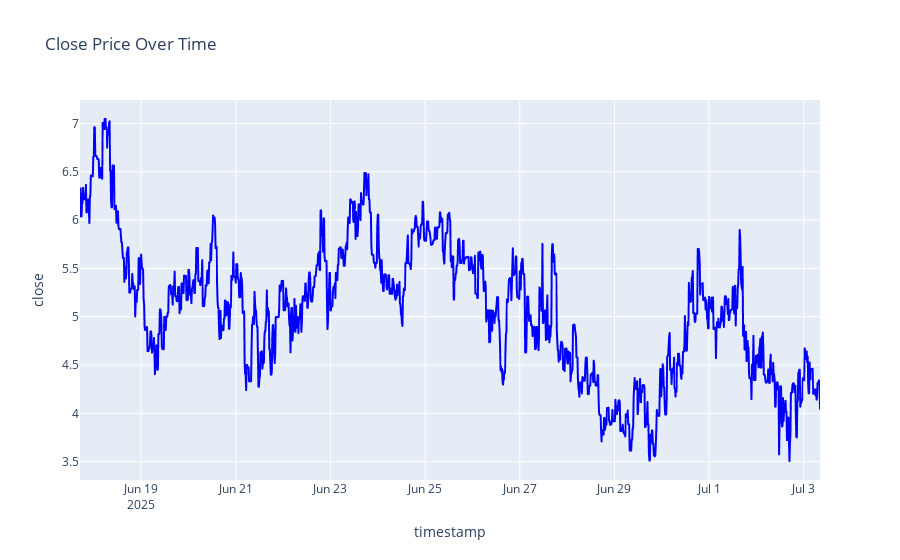

Here is the notebook cell this chart was saved with:
### Code cell
import plotly.express as px

fig = px.line(a, x=a.index, y="close", title="Close Price Over Time")
fig.update_traces(line_color='blue')
fig.show()

### Figure 1 — Plotly figure (JSON) as saved in the notebook; plotly's stock layout.template omitted (floating-point values rounded to 4 significant figures; data arrays with more than 128 entries replaced by an {"elided": "..."} marker saying what was removed)
{"data": [{"hovertemplate": "timestamp=%{x}<br>close=%{y}<extra></extra>", "legendgroup": "", "line": {"color": "blue", "dash": "solid"}, "marker": {"symbol": "circle"}, "mode": "lines", "name": "", "showlegend": false, "type": "scattergl", "x": {"elided": "1506 str values"}, "xaxis": "x", "y": {"elided": "1506 float values"}, "yaxis": "y"}], "layout": {"legend": {"tracegroupgap": 0}, "title": {"text": "Close Price Over Time"}, "xaxis": {"anchor": "y", "domain": [0, 1], "title": {"text": "timestamp"}}, "yaxis": {"anchor": "x", "domain": [0, 1], "title": {"text": "close"}}}}
